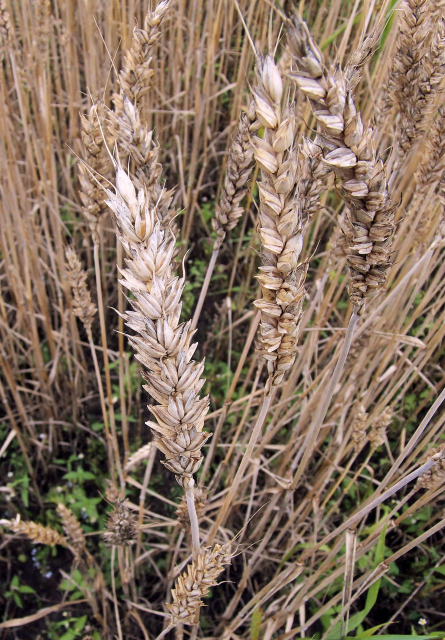
#> input picture sample_data/station_drop/ST02_Wheat_20260512_001.jpg, 890 x 1280 px (shown at 1/2 size)
$ python -i images.py   (imports and definitions only)
#> lines starting #> are read from the running program, lines starting #| are printed output that depends on the picture
"""Image validation, checksum, thumbnail and EXIF helpers (plain functions, no I/O)."""

import datetime as dt
import hashlib
import io
import math
import warnings

from PIL import ExifTags, Image, ImageOps
from PIL.TiffImagePlugin import IFDRational

MAX_UPLOAD_BYTES = 20 * 1024 * 1024  # 20 MB
THUMBNAIL_WIDTH = 320

# Pillow format name -> (content type we store, file extension for the storage key)
ALLOWED_FORMATS = {
    "JPEG": ("image/jpeg", ".jpg"),
    "PNG": ("image/png", ".png"),
    "TIFF": ("image/tiff", ".tif"),
}

# Readable EXIF tags worth keeping. Binary blobs (MakerNote etc.) are skipped.
EXIF_TAGS = {
    "Make",
    "Model",
    "Software",
    "DateTimeOriginal",
    "Orientation",
    "ExposureTime",
    "FNumber",
    "ISOSpeedRatings",
    "FocalLength",
}

# EXIF orientations 5-8 rotate by 90/270 degrees, so displayed width and height swap.
SWAPS_WIDTH_HEIGHT = {5, 6, 7, 8}


class InvalidImage(ValueError):
    """Not a real JPEG/PNG/TIFF (-> 400)."""


class ImageTooLarge(ValueError):
    """Pixel dimensions trip Pillow's decompression-bomb protection (-> 413)."""


def sha256_hex(data: bytes) -> str:
    return hashlib.sha256(data).hexdigest()


# [27 lines left out: functions open_image, display_size, not called in this run]


def _to_rgb(img: Image.Image) -> Image.Image:
    """Convert any supported mode to 8-bit RGB for a JPEG thumbnail."""
    if img.mode in ("I;16", "I;16L", "I;16B", "I", "F"):
        # 16/32-bit scientific TIFFs: stretch the real value range to 0-255,
        # otherwise convert() clips everything above 255 and the thumbnail is white.
        if img.mode != "F":
            img = img.convert("I")
        low, high = img.getextrema()
        scale = 255 / (high - low) if high > low else 1
        return img.point(lambda v: (v - low) * scale).convert("L").convert("RGB")
    if img.mode in ("RGBA", "LA") or (img.mode == "P" and "transparency" in img.info):
        img = img.convert("RGBA")
        background = Image.new("RGB", img.size, "white")
        background.paste(img, mask=img.getchannel("A"))
        return background
    return img.convert("RGB")


def make_thumbnail(img: Image.Image) -> bytes:
    """320 px wide JPEG, EXIF orientation applied. Works on a copy; never changes the original.
    Images narrower than 320 px are not upscaled."""
    thumb = _to_rgb(ImageOps.exif_transpose(img))
    if thumb.width > THUMBNAIL_WIDTH:
        height = max(1, round(thumb.height * THUMBNAIL_WIDTH / thumb.width))
        thumb = thumb.resize((THUMBNAIL_WIDTH, height), Image.Resampling.LANCZOS)
    buffer = io.BytesIO()
    thumb.save(buffer, "JPEG", quality=85)
    return buffer.getvalue()


# [41 lines left out: functions _json_safe, extract_exif, capture_date_from_exif, not called in this run]


CROP_MIN_SIZE = 16  # pixels; smaller regions aren't useful as images
CROP_JPEG_QUALITY = 95


# [13 lines left out: function crop_image, not called in this run]

>>> from PIL import Image
>>> picture = Image.open('../../sample_data/station_drop/ST02_Wheat_20260512_001.jpg')
#> picture is the input picture: PIL image 890x1280 RGB; mean R, G, B 132.2, 111.9, 95.3
>>> result = make_thumbnail(picture)
#> in make_thumbnail, `thumb = thumb.resize((THUMBNAIL_WIDTH, height), Image.Resampling.LANCZ..`:
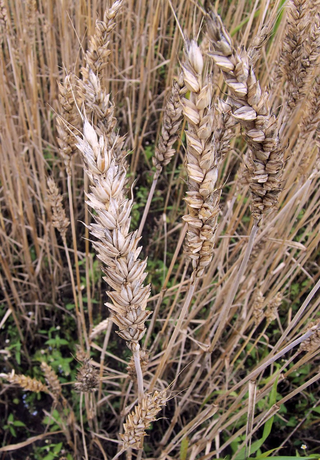
#> thumb: PIL image 320x460 RGB; mean R, G, B 132.2, 111.9, 95.3

$ run again, on sample_data/station_drop/ST03_Barley_20260514_001.jpg
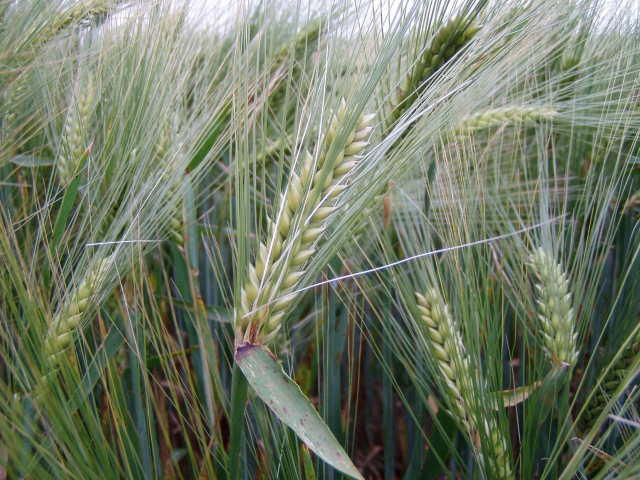
#> input picture sample_data/station_drop/ST03_Barley_20260514_001.jpg, 1280 x 960 px (shown at 1/2 size)
#> picture is the input picture: PIL image 1280x960 RGB; mean R, G, B 112.5, 121.6, 101.4
#> in make_thumbnail, `thumb = thumb.resize((THUMBNAIL_WIDTH, height), Image.Resampling.LANCZ..`:
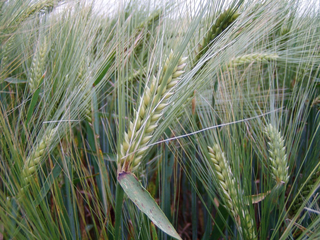
#> thumb: PIL image 320x240 RGB; mean R, G, B 112.5, 121.6, 101.4

$ run again, on sample_data/station_drop/ST03_Barley_20260514_003.jpg
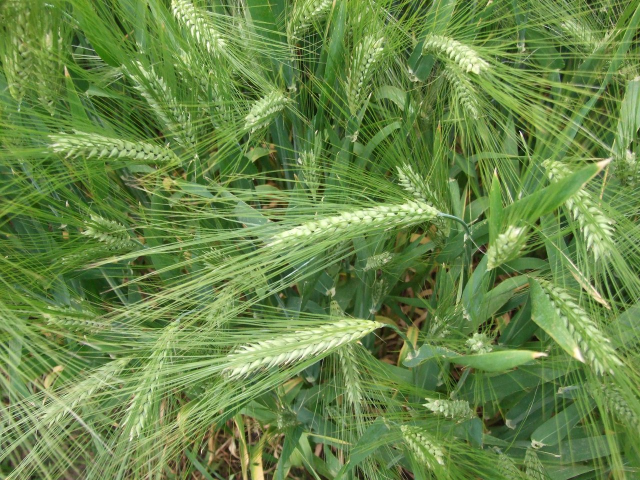
#> input picture sample_data/station_drop/ST03_Barley_20260514_003.jpg, 1280 x 960 px (shown at 1/2 size)
#> picture is the input picture: PIL image 1280x960 RGB; mean R, G, B 105.9, 136.1, 72.8
#> in make_thumbnail, `thumb = thumb.resize((THUMBNAIL_WIDTH, height), Image.Resampling.LANCZ..`:
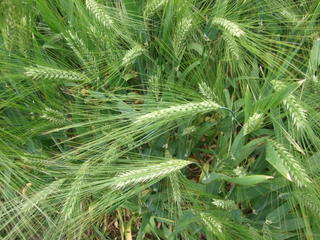
#> thumb: PIL image 320x240 RGB; mean R, G, B 105.9, 136.1, 72.8
